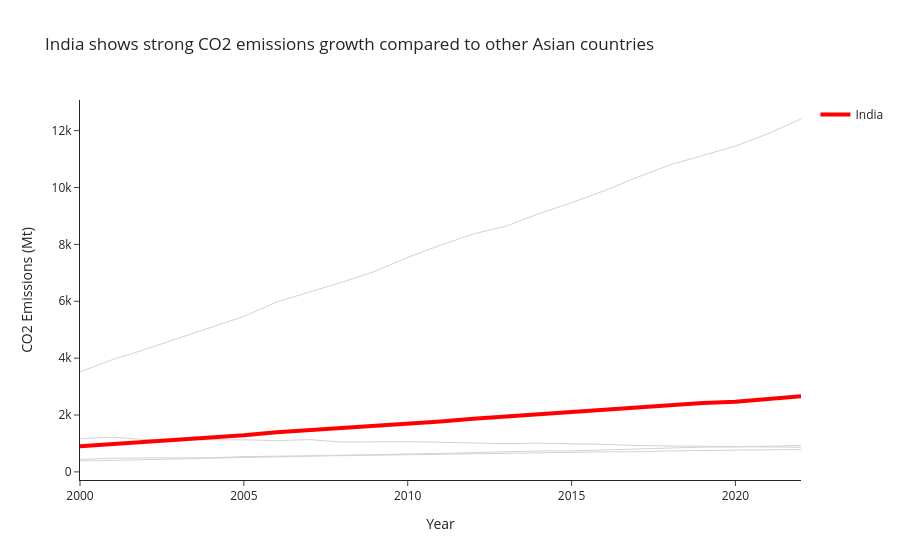

Notebook cell for this chart:
### Markdown cell above
---
## Task 1 — Multi-Series Line Chart with Highlight

**What to build:** A line chart showing CO2 emissions over time for **all Asian countries** in the dataset, with one country highlighted.

**Requirements:**
- All countries shown (for context), but only **one highlighted in colour** — your choice which
- All other lines in grey (#DDDDDD), thinner
- Highlighted country **labelled directly** at the end of its line (not in a legend)
- Insight title that names the highlighted country and its story

> 💡 `df[df['Region'] == 'Asia']` to filter; use `go.Figure()` with a loop for per-country control

### Code cell
# Task 1 — Multi-series line with highlight
# Filter Asian countries
asia_df = df[df['Region'] == 'Asia']

# Country to highlight
highlight_country = 'India'

fig = go.Figure()

# Add grey lines for other countries
for country in asia_df['Country'].unique():
    country_df = asia_df[asia_df['Country'] == country]

    if country != highlight_country:
        fig.add_trace(
            go.Scatter(
                x=country_df['Year'],
                y=country_df['CO2_Mt'],
                mode='lines',
                line=dict(color='lightgrey', width=1),
                showlegend=False
            )
        )

# Add highlighted line
highlight_df = asia_df[asia_df['Country'] == highlight_country]

fig.add_trace(
    go.Scatter(
        x=highlight_df['Year'],
        y=highlight_df['CO2_Mt'],
        mode='lines',
        name=highlight_country,
        line=dict(color='red', width=4)
    )
)

fig.update_layout(
    title='India shows strong CO2 emissions growth compared to other Asian countries',
    xaxis_title='Year',
    yaxis_title='CO2 Emissions (Mt)',
    template='simple_white'
)

fig.show()
fig.write_image("task1_chart.png")

### Figure 1 — Plotly figure (JSON) as saved in the notebook; plotly's stock layout.template omitted (floating-point values rounded to 4 significant figures)
{"data": [{"line": {"color": "lightgrey", "width": 1}, "mode": "lines", "showlegend": false, "type": "scatter", "x": [2000, 2001, 2002, 2003, 2004, 2005, 2006, 2007, 2008, 2009, 2010, 2011, 2012, 2013, 2014, 2015, 2016, 2017, 2018, 2019, 2020, 2021, 2022], "y": [3514.0, 3952.0, 4312.0, 4692.0, 5079.0, 5468.0, 5974.0, 6323.0, 6673.0, 7053.0, 7543.0, 7972.0, 8365.0, 8641.0, 9078.0, 9466.0, 9887.0, 10360.0, 10790.0, 11130.0, 11450.0, 11900.0, 12410.0]}, {"line": {"color": "lightgrey", "width": 1}, "mode": "lines", "showlegend": false, "type": "scatter", "x": [2000, 2001, 2002, 2003, 2004, 2005, 2006, 2007, 2008, 2009, 2010, 2011, 2012, 2013, 2014, 2015, 2016, 2017, 2018, 2019, 2020, 2021, 2022], "y": [1166.0, 1220.0, 1136.0, 1131.0, 1151.0, 1127.0, 1101.0, 1133.0, 1050.0, 1061.0, 1064.0, 1042.0, 1005.0, 990.9, 1010.0, 996.6, 967.4, 925.1, 916.6, 914.5, 902.8, 898.1, 865.1]}, {"line": {"color": "lightgrey", "width": 1}, "mode": "lines", "showlegend": false, "type": "scatter", "x": [2000, 2001, 2002, 2003, 2004, 2005, 2006, 2007, 2008, 2009, 2010, 2011, 2012, 2013, 2014, 2015, 2016, 2017, 2018, 2019, 2020, 2021, 2022], "y": [438.1, 481.5, 490.6, 490.8, 494.6, 537.2, 539.0, 566.1, 570.0, 585.4, 595.9, 620.6, 631.1, 649.6, 646.2, 686.5, 704.0, 706.0, 738.5, 750.8, 755.8, 777.3, 789.5]}, {"line": {"color": "lightgrey", "width": 1}, "mode": "lines", "showlegend": false, "type": "scatter", "x": [2000, 2001, 2002, 2003, 2004, 2005, 2006, 2007, 2008, 2009, 2010, 2011, 2012, 2013, 2014, 2015, 2016, 2017, 2018, 2019, 2020, 2021, 2022], "y": [382.8, 400.4, 430.7, 453.8, 482.6, 501.9, 533.0, 551.8, 586.6, 602.5, 614.5, 647.3, 680.1, 717.7, 736.3, 738.2, 768.8, 813.7, 834.8, 872.3, 876.5, 898.5, 930.5]}, {"line": {"color": "red", "width": 4}, "mode": "lines", "name": "India", "type": "scatter", "x": [2000, 2001, 2002, 2003, 2004, 2005, 2006, 2007, 2008, 2009, 2010, 2011, 2012, 2013, 2014, 2015, 2016, 2017, 2018, 2019, 2020, 2021, 2022], "y": [901.6, 974.6, 1056.0, 1146.0, 1205.0, 1291.0, 1396.0, 1466.0, 1542.0, 1637.0, 1687.0, 1774.0, 1865.0, 1945.0, 1994.0, 2092.0, 2177.0, 2267.0, 2345.0, 2419.0, 2466.0, 2580.0, 2661.0]}], "layout": {"title": {"text": "India shows strong CO2 emissions growth compared to other Asian countries"}, "xaxis": {"title": {"text": "Year"}}, "yaxis": {"title": {"text": "CO2 Emissions (Mt)"}}}}
